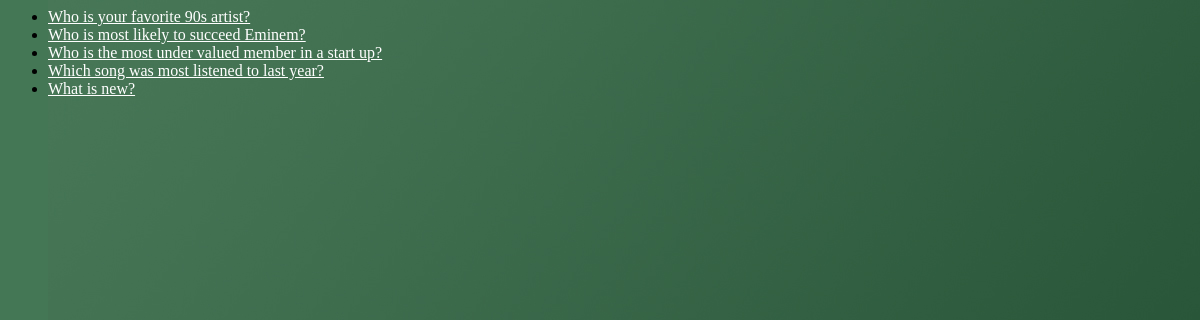
Screenshot of /polls/ with the database file from the repository.
### polls/models.py (models this page shows, shortened)
class Question(models.Model):
	question_text = models.CharField(max_length=200)
	pub_date = models.DateTimeField('date published')
	def was_published_recently(self):
		now = timezone.now()
		return now - datetime.timedelta(days=1) <= self.pub_date < now
	was_published_recently.admin_order_field = 'pub_date'
	was_published_recently.boolean = True
	was_published_recently.short_description = 'Was it published recently?'

### polls/views.py (the view)
class IndexView(generic.ListView):
    template_name = 'polls/index.html'
    context_object_name = 'latest_question_list'
    def get_queryset(self):
        return Question.objects.filter(
            pub_date__lte=timezone.now()
        ).order_by('-pub_date')[:5]

### polls/templates/polls/index.html
{% load staticfiles %}
<link rel="stylesheet" type="text/css" href="{% static 'polls/style.css' %}" />
{% if latest_question_list %}
    <ul>
    {% for question in latest_question_list %}
		<li><a href="{% url 'polls:detail' question.id %}">{{ question.question_text }}</a></li>
    {% endfor %}
    </ul>
{% else %}
    <p>No polls are available.</p>
{% endif %}

### polls/static/polls/style.css (style rules this page uses)
li a { color: white; }

### rows the page displays
Question: question_text "Who is your favorite 90s artist?"
Question: question_text "Who is most likely to succeed Eminem?"
Question: question_text "Who is the most under valued member in a start up?"
Question: question_text "Which song was most listened to last year?"
Question: question_text "What is new?"
